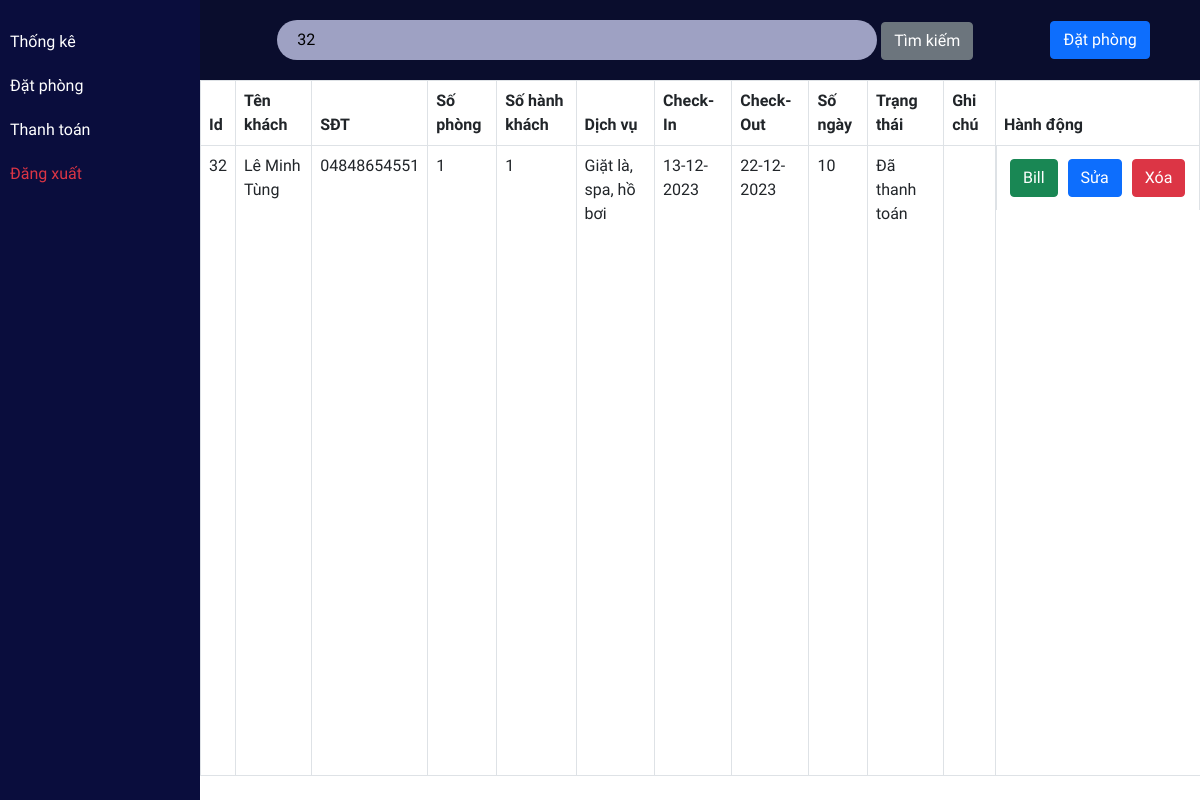
Page /views/reservation.php?keyword=32 (signed in) on the committed database.
### tables this page shows
CREATE TABLE `reservation` (
  `id` int(11) NOT NULL AUTO_INCREMENT,
  `name` varchar(50) NOT NULL,
  `address` varchar(500) NOT NULL,
  `phone` varchar(15) NOT NULL,
  `email` varchar(50) NOT NULL,
  `no_room` int(5) NOT NULL,
  `no_guess` int(5) NOT NULL,
  `check_in` date NOT NULL,
  `check_out` date NOT NULL,
  `no_day` int(5) NOT NULL,
  `status` tinyint(1) NOT NULL,
  `note` varchar(500) DEFAULT NULL,
  `created_at` timestamp NULL DEFAULT CURRENT_TIMESTAMP,
  PRIMARY KEY (`id`)
);

### controllers/reservationController.php (called while the page is built, shortened)
<?php
include '../models/reservation.php';
class reservationController {
    public function findReservation($keyword) {
        $reservationModel = new reservation();
        $reservations = $reservationModel->findReservation($keyword);
        return $reservations;
    }
}
?>

### models/reservation.php (called while the page is built, shortened)
<?php
class reservation {
    public static function findReservation($keyword){
        global $conn;
        $roombooktablesql = "SELECT reservation.*, GROUP_CONCAT(service.name SEPARATOR ', ') AS listservice
    FROM reservation
    -- JOIN user ON reservation.user_id = user.id
    -- JOIN room_type ON reservation.room_type = room_type.id
    LEFT JOIN chosen_service ON reservation.id = chosen_service.reservation_id
    LEFT JOIN service ON chosen_service.service_id = service.id
    -- TODO: not only name
    WHERE reservation.id LIKE '%$keyword%' OR reservation.name LIKE '%$keyword%' OR reservation.phone LIKE '%$keyword%'
    GROUP BY reservation.id ORDER BY reservation.id DESC";
        $roombookresult = mysqli_query($conn, $roombooktablesql);
        return $roombookresult;
    }
}
?>

### views/reservation.php (the view, shortened to what this page needs)
<?php include 'header.php'; ?>
<?php
include '../controllers/reservationController.php';
$controller = new reservationController();
$keyword = isset($_REQUEST["keyword"]) ? $_REQUEST["keyword"] : "";
if (isset($_GET['keyword'])){
    $result = $controller->findReservation($keyword);
}
else {
    $result = $controller->getAllReservation();
}
?>
<?php include('sidebar.php')?>
  <div class="main-content">
  <div class="searchsection">
    <form action="" method="GET" class="w-75">
        <center>
            <input type="text" name="keyword" id="search_bar" placeholder="Nhập từ khóa tìm kiếm..." value="<?php echo $keyword ?>">
            <button class="btn btn-secondary" type="submit" >Tìm kiếm</button>
        </center>
    </form>
    <a href="reservation_modal_1.php" class="btn btn-primary">
        Đặt phòng
    </a>
    </div>
        <div class="room">
        <table class="table table-bordered" id="table-data">
            <thead>
                <tr>
                    <th scope="col">Id</th>
                    <th scope="col">Tên khách</th>
                    <th scope="col">SĐT</th>
                    <th scope="col">Số phòng</th>
                    <th scope="col">Số hành khách</th>
                    <th scope="col">Dịch vụ</th>
                    <th scope="col">Check-In</th>
                    <th scope="col">Check-Out</th>
                    <th scope="col">Số ngày</th>
                    <th scope="col">Trạng thái</th>
                    <th scope="col">Ghi chú</th>
                    <th scope="col" class="action">Hành động</th>
                </tr>
            </thead>
            <tbody>
                <?php
                    if ($result->num_rows > 0) {
                    foreach ($result as $res){
                ?>
                    <tr>
                        <td><?php echo $res['id'] ?></td>
                        <td><?php echo $res['name'] ?></td>
                        <td><?php echo $res['phone'] ?></td>
                        <td><?php echo $res['no_room'] ?></td>
                        <td><?php echo $res['no_guess'] ?></td>
                        <td>
                            <?php
                            if (isset($res['listservice'])) {
                                echo $res['listservice'];
                            } else {
                                echo '';
                            }
                            ?>
                        </td>
                        <td><?php echo date('d-m-Y', strtotime($res['check_in'])) ?></td>
                        <td><?php echo date('d-m-Y', strtotime($res['check_out'])) ?></td>
                        <td><?php echo $res['no_day'] ?></td>
                        <td>
                            <?php
                            if ($res['status'] == 0) echo 'Chưa thanh toán';
                            elseif ($res['status'] == 1) echo 'Đã thanh toán';
                            elseif ($res['status'] == 2) echo 'Hủy đặt phòng';
                            else echo 'Chưa rõ trạng thái';
                            ?>
                        </td>
                        <td><?php echo $res['note'] ?></td>
                        <td class="action">
                            <button class="btn btn-success" data-bs-toggle="modal" data-bs-target="#paymentModal" onclick="setReservationID(<?php echo $res['id']; ?>)">
                                Bill
                            </button>
                            <?php if(isset($_SESSION['staffRole']) && $_SESSION['staffRole']=='Admin'){ ?>
                            <a href="reservationedit.php?id=<?php echo $res['id'] ?>"><button class="btn btn-primary">Sửa</button></a>
                            <a href="reservation.php?delete=<?php echo $res['id'] ?>" onclick="return confirm('Bạn có chắc muốn xóa đơn #<?php echo $res['id']?> không?')"><button class='btn btn-danger'>Xóa</button></a>
                            <?php } ?>
                        </td>
                    </tr>
                <?php
                }
            } else {
                echo "<tr><td colspan='12' style='text-align: center;'>Không tìm thấy kết quả phù hợp.</td></tr>";
            }
                ?>
            </tbody>
        </table>
    </div>
  </div>
<?php include 'footer.php'; ?>

### css/room.css (style rules this page uses)
:root { --bg-text-shadow: 0 2px 4px rgb(13 0 77 / 8%), 0 3px 6px rgb(13 0 77 / 8%), 0 8px 16px rgb(13 0 77 / 8%); --bg-box-shadow: 0px 0px 20px 6px rgba(8, 8, 15, 0.31); }
* { margin: 0; padding: 0; font-family: Consolas, sans-serif; }
.room { display: flex; position: relative; height: 89vh; overflow-y: scroll; justify-content: space-evenly; flex-wrap: wrap; }

### css/roombook.css (style rules this page uses)
:root { --bg-text-shadow: 0 2px 4px rgb(13 0 77 / 8%), 0 3px 6px rgb(13 0 77 / 8%), 0 8px 16px rgb(13 0 77 / 8%); --bg-box-shadow: 0px 0px 20px 6px rgba(26, 30, 164, 0.31); }
body { background-color: #ffff; }
* { margin: 0; padding: 0; font-family: Consolas, sans-serif; }
.searchsection { height: 80px; width: 100%; display: flex; justify-content: space-evenly; align-items: center; background-color: #0a0d2d; position: relative; z-index: 500; }
#search_bar { height: 40px; width: 80%; border: none; background-color: rgba(195, 198, 233, 0.8); padding-left: 20px; border-radius: 30px; }
a { color: black; }
.action a { text-decoration: none; }
.action button { display: flex; flex-wrap: wrap; margin: 5px; }

### css/dashboard.css (style rules this page uses)
:root { --bg-text-shadow: 0 2px 4px rgb(13 0 77 / 8%), 0 3px 6px rgb(13 0 77 / 8%), 0 8px 16px rgb(13 0 77 / 8%); --bg-box-shadow: 0px 0px 20px 6px rgba(26, 30, 164, 0.31); }
* { margin: 0; padding: 0; font-family: Consolas, sans-serif; }
td.action { display: flex; }
.main-content { margin-left: 200px; }

### rows in the picture
reservation: id "32", name "Lê Minh Tùng", phone "04848654551", no_room "1", no_guess "1", listservice "Giặt là, spa, hồ bơi", check_in "13-12-2023", check_out "22-12-2023", no_day "10", status "Đã thanh toán"
